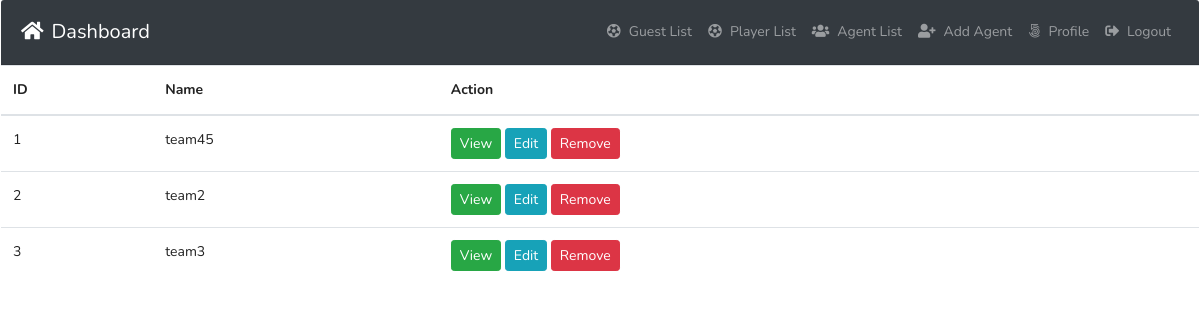
The page /admin/team.php (signed in) on the database its author committed.
### tables this page shows
CREATE TABLE `team` (
  `id_tm` int(11) NOT NULL,
  `name_tm` varchar(255) NOT NULL
);

### admin/lib/Database.php (called while the page is built, shortened)
<?php
class Database
{
    public $pdo;
    public function __construct()
    {
        if (!isset($this->pdo)) {
            try {
                $link = new PDO('mysql:host=' . DB_HOST . '; dbname=' . DB_NAME, DB_USER, DB_PASS);
                $link->setAttribute(PDO::ATTR_ERRMODE, PDO::ERRMODE_EXCEPTION);
                $link->exec("SET CHARACTER SET utf8");
                $this->pdo = $link;
            } catch (PDOException $e) {
                die("Connection error..." . $e->getMessage());
            }
        }
    }
}

### admin/lib/Session.php (called while the page is built, shortened)
<?php
class Session
{
  public static function get($key)
  {
    if (isset($_SESSION[$key])) {
      return $_SESSION[$key];
    } else {
      return false;
    }
  }
}

### admin/team.php (the view, shortened to what this page needs)
<?php
include 'inc/header.php';
$Teams = new Teams();
class Teams
{
    private $db;
    public function __construct()
    {
        $this->db = new Database();
    }
    public function selectAllTeamData()
    {
        $sql = "SELECT * FROM team ORDER BY id_tm ";
        $stmt = $this->db->pdo->prepare($sql);
        $stmt->execute();
        return $stmt->fetchAll(PDO::FETCH_OBJ);
    }
}
?>
<table class="table">
    <thead>
        <tr>
            <th>ID</th>
            <th>Name</th>
            <th>Action</th>
        </tr>
    </thead>
    <tbody>
        <?php
        $allTeam = $Teams->selectAllTeamData();
        if ($allTeam) {
            $i = 0;
            foreach ($allTeam as $Teams) {
                $i++;
                ?>
                <tr class="text-left" <?php if (Session::get("id_tm") == $Teams->id_tm) {
                    echo "style='background:#d9edf7' ";
                } ?>>
                    <td>
                        <?php echo $i; ?>
                    </td>
                    <td>
                        <?php echo $Teams->name_tm; ?>
                    </td>
                    <td>
                        <?php if (Session::get("roleid") == '1') { ?>
                            <a class="btn btn-success btn-sm
                                    " href="team.php?id_tm=<?php echo $Teams->id_tm; ?>">View</a>
                            <a class="btn btn-info btn-sm " href="update.php?id_tm=<?php echo $Teams->id_tm; ?>">Edit</a>
                            <a onclick="return confirm('Are you sure To Delete ?')" class="btn btn-danger
                            <?php if (Session::get("id_tm") == $Teams->id_tm) {
                                echo "disabled";
                            } ?>
                                     btn-sm " href="?remove=<?php echo $Teams->id_tm; ?>">Remove</a>
                        <?php } elseif (Session::get("id_tm") == $Teams->id && Session::get("roleid") == '2') { ?>
                            <a class="btn btn-success btn-sm " href="profile.php?id=<?php echo $Teams->id_tm; ?>">View</a>
                            <a class="btn btn-info btn-sm " href="profile.php?id=<?php echo $Teams->id_tm; ?>">Edit</a>
                        <?php } elseif (Session::get("id_tm") == $Teams->id_tm && Session::get("roleid") == '3') { ?>
                            <a class="btn btn-success btn-sm " href="team.php?id_tm=<?php echo $Teams->id_tm; ?>">View</a>
                            <a class="btn btn-info btn-sm " href="team.php?id_tm=<?php echo $Teams->id_tm; ?>">Edit</a>
                        <?php }
            }
        } ?>
            </td>
        </tr>
    </tbody>
</table>

### rows shown on the page
team: name_tm "team45"
team: name_tm "team2"
team: name_tm "team3"
